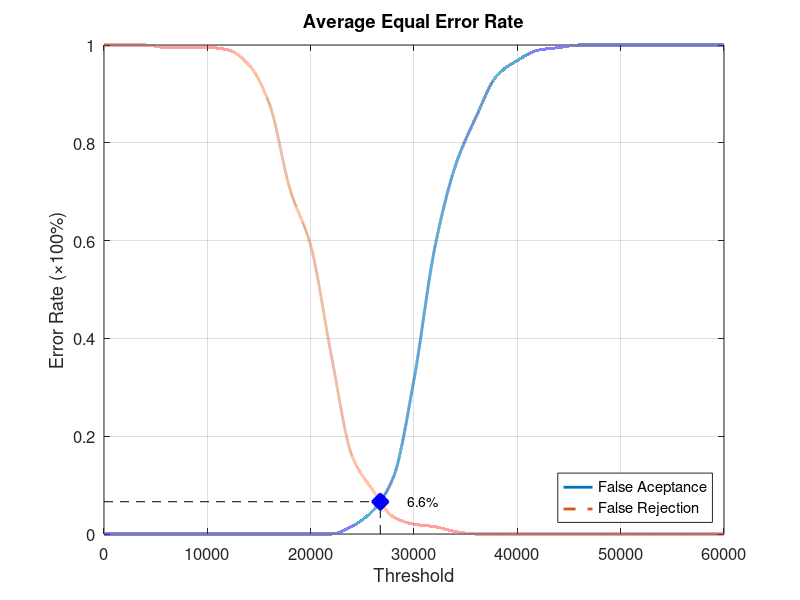
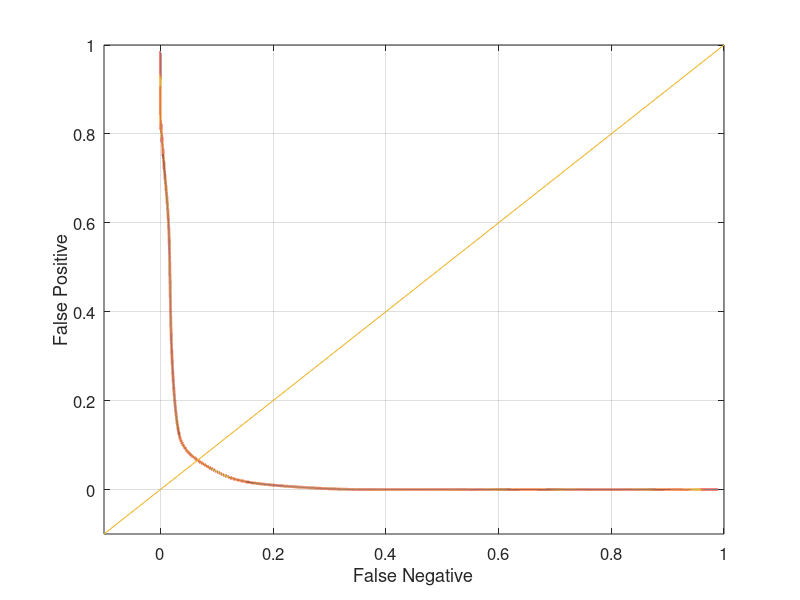

MATLAB code for these plots, in order:
function yEER = Database2_3
close all;
clear;
clc;
x = 0:2000:60000;
xq = 0:0.5:60000;

y0 = [0 0 0 0 0 0 0 0 0 0 0 0 0.0157895 0.0473684 0.115789 0.315789 0.584211 0.752632 0.852632 0.936842 0.968421 0.989474 0.994737 1 1 1 1 1 1 1 1];
yy0 = interp1(x, y0, xq, 'pchip');
y1 = [1 1 1 0.995 0.995 0.995 0.99 0.96 0.88 0.705 0.59 0.365 0.16 0.09 0.035 0.02 0.015 0.005 0 0 0 0 0 0 0 0 0 0 0 0 0];
yy1 = interp1(x, y1, xq, 'pchip');

% Calculating EER: 
y2 = abs(y0 - y1);
find(y2 == min(y2))
yy2 = abs(yy0 - yy1);
xEER = find(yy2 == min(yy2));
xEERIndex = xq(xEER) % X-axis EER
yEER = yy0(xEER) % Y-axis EER

main = figure
plot(xq, yy0,'-','LineWidth', 2);	hold on
plot(xq, yy1,'--','LineWidth', 2);	hold on
plot([xEERIndex xEERIndex], [0 yEER], 'k--');	hold on
plot([0 xEERIndex], [yEER yEER], 'k--');	hold on
plot(xEERIndex, yEER, 'bx', 'LineWidth', 10);	hold on
text(xEERIndex + 10 * xEERIndex / 100, yEER, [num2str(round((10000 * yEER)) / 100) '%'])
legend('False Aceptance', 'False Rejection', 'Location', 'SouthEast')
xlabel('Threshold')
ylabel('Error Rate (\times100%)')
title('Average Equal Error Rate')
set(gca, 'FontSize', 12)
axis([0 60000 0 1])
grid on

print(main, 'Database2_3Main', '-dpng');
FNRxFPR = figure('Color', [1 1 1]);
plot(yy1, yy0, '-', yy1, yy0, 'LineWidth', 2);
hold on
y = -0.1:0.1:1
plot(y, y); 
set(gca, 'FontSize', 12)
xlabel('False Negative')
ylabel('False Positive')
axis([-0.1 1 -0.1 1])
set(gca, 'FontSize', 12)
grid on

print(FNRxFPR, 'Database2_3FNRxFPR','-dpng');
end
